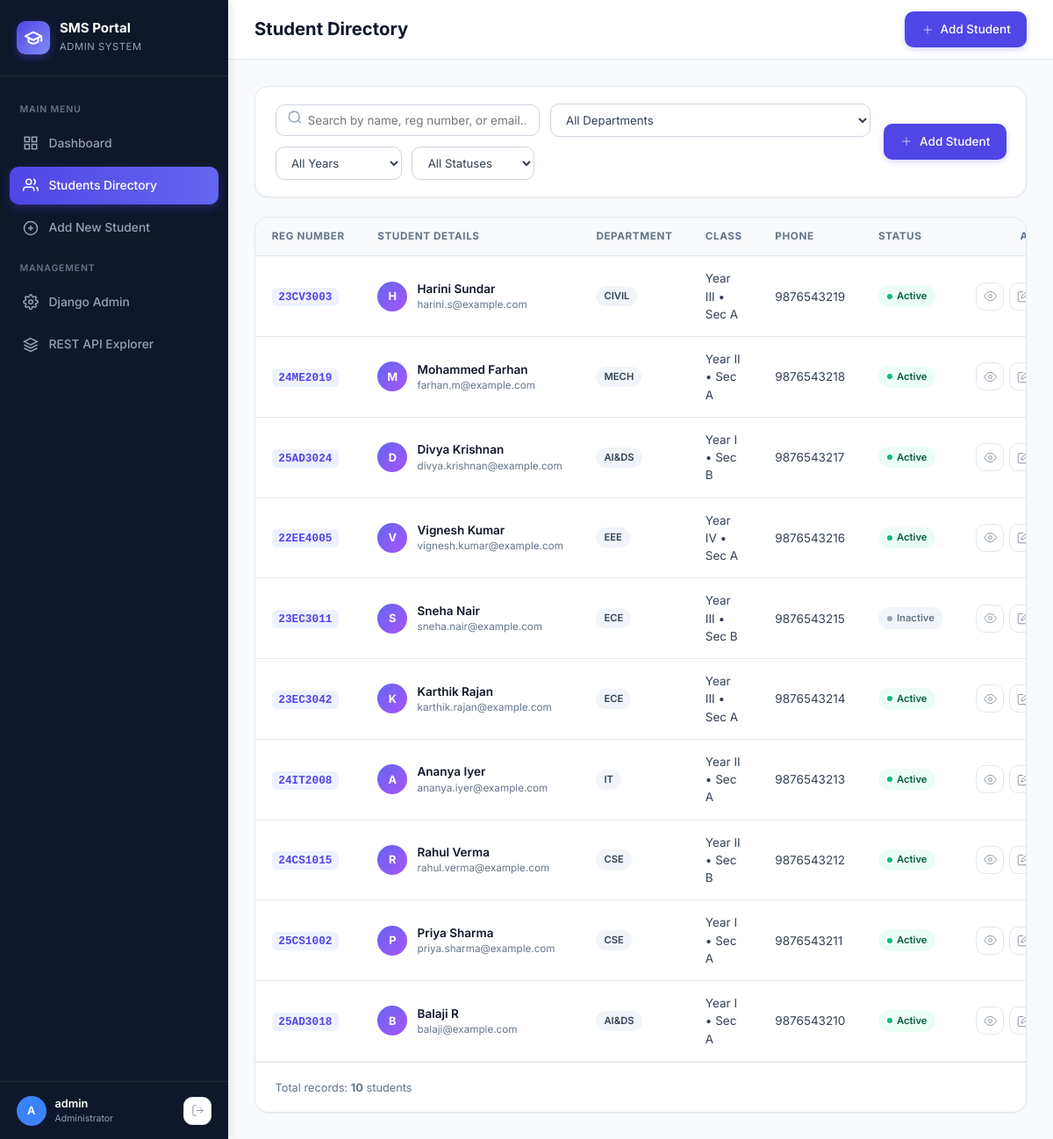
The app's page /students/ (signed in) with its own data.
### students/models.py (models this page shows, shortened)
class Student(models.Model):
    GENDER_CHOICES = [
        ('Male', 'Male'),
        ('Female', 'Female'),
        ('Other', 'Other'),
    ]
    DEPARTMENT_CHOICES = [
        ('AI&DS', 'Artificial Intelligence & Data Science'),
        ('CSE', 'Computer Science & Engineering'),
        ('IT', 'Information Technology'),
        ('ECE', 'Electronics & Communication Engineering'),
        ('EEE', 'Electrical & Electronics Engineering'),
        ('MECH', 'Mechanical Engineering'),
        ('CIVIL', 'Civil Engineering'),
    ]
    YEAR_CHOICES = [
        ('I', '1st Year (I)'),
        ('II', '2nd Year (II)'),
        ('III', '3rd Year (III)'),
        ('IV', '4th Year (IV)'),
    ]
    SECTION_CHOICES = [
        ('A', 'Section A'),
        ('B', 'Section B'),
        ('C', 'Section C'),
    ]
    STATUS_CHOICES = [
        ('Active', 'Active'),
        ('Inactive', 'Inactive'),
    ]
    register_number = models.CharField(
        max_length=20,
        unique=True,
        db_index=True,
        verbose_name="Register Number",
        help_text="Unique student registration/roll number (e.g., 25AD3018)"
    )
    name = models.CharField(
        max_length=100,
        verbose_name="Full Name"
    )
    email = models.EmailField(
        max_length=100,
        unique=True,
        verbose_name="Email Address"
    )
    phone = models.CharField(
        max_length=15,
        verbose_name="Phone Number",
        help_text="10-digit mobile number"
    )
    date_of_birth = models.DateField(
        verbose_name="Date of Birth"
    )
    gender = models.CharField(
        max_length=10,
        choices=GENDER_CHOICES,
        default='Male',
        verbose_name="Gender"
    )
    department = models.CharField(
        max_length=50,
        choices=DEPARTMENT_CHOICES,
        default='AI&DS',
        verbose_name="Department"
    )
    year = models.CharField(
        max_length=5,
        choices=YEAR_CHOICES,
        default='I',
        verbose_name="Year"
    )
    section = models.CharField(
        max_length=5,
        choices=SECTION_CHOICES,
        default='A',
        verbose_name="Section"
    )
    address = models.TextField(
        blank=True,
        null=True,
        verbose_name="Address"
    )
    admission_date = models.DateField(
        verbose_name="Admission Date",
        default=timezone.now
    )
    status = models.CharField(
        max_length=15,
        choices=STATUS_CHOICES,
        default='Active',
        verbose_name="Status"
    )
    created_at = models.DateTimeField(auto_now_add=True, verbose_name="Created At")
    updated_at = models.DateTimeField(auto_now=True, verbose_name="Updated At")
    class Meta:
        ordering = ['-created_at']
        verbose_name = 'Student'
        verbose_name_plural = 'Students'

### students/views.py (the view)
# urls.py: path('students/', views.student_list_view, name='student_list'),
@login_required
def student_list_view(request):
    queryset = Student.objects.all()
    search = request.GET.get('search', '').strip()
    if search:
        queryset = queryset.filter(
            Q(name__icontains=search) |
            Q(register_number__icontains=search) |
            Q(email__icontains=search)
        )
    department = request.GET.get('department', '').strip()
    if department:
        queryset = queryset.filter(department=department)
    year = request.GET.get('year', '').strip()
    if year:
        queryset = queryset.filter(year=year)
    status_filter = request.GET.get('status', '').strip()
    if status_filter:
        queryset = queryset.filter(status=status_filter)
    paginator = Paginator(queryset, 10)
    page_number = request.GET.get('page', 1)
    try:
        page_obj = paginator.get_page(page_number)
    except (PageNotAnInteger, EmptyPage):
        page_obj = paginator.get_page(1)
    context = {
        'students': page_obj,
        'page_obj': page_obj,
        'total_count': queryset.count(),
        'departments': Student.DEPARTMENT_CHOICES,
        'years': Student.YEAR_CHOICES,
        'statuses': Student.STATUS_CHOICES,
        'selected_search': search,
        'selected_department': department,
        'selected_year': year,
        'selected_status': status_filter,
    }
    return render(request, 'students.html', context)

### templates/students.html (shortened to what this page needs)
{% extends 'base.html' %}
{% block header_title %}Student Directory{% endblock %}
{% block content %}
<div class="filter-bar">
    <form id="filterForm" method="GET" action="{% url 'student_list' %}" class="filter-group">
        <div class="search-input-wrapper">
            <span class="search-icon">
            </span>
            <input
                type="text"
                name="search"
                value="{{ selected_search }}"
                placeholder="Search by name, reg number, or email..."
                class="search-input"
                autocomplete="off"
            >
        </div>
        <select name="department" class="select-filter">
            <option value="">All Departments</option>
        </select>
        <select name="year" class="select-filter">
            <option value="">All Years</option>
        </select>
        <select name="status" class="select-filter">
            <option value="">All Statuses</option>
        </select>
    </form>
    <div style="display: flex; gap: 0.5rem;">
        <a href="{% url 'student_add' %}" class="btn btn-primary">
            <svg viewBox="0 0 24 24" fill="none" stroke="currentColor"><line x1="12" y1="5" x2="12" y2="19"></line><line x1="5" y1="12" x2="19" y2="12"></line></svg>
            <span>Add Student</span>
        </a>
    </div>
</div>
<div class="card">
    <div class="table-responsive">
        <table class="data-table">
            <thead>
                <tr>
                    <th>Reg Number</th>
                    <th>Student Details</th>
                    <th>Department</th>
                    <th>Class</th>
                    <th>Phone</th>
                    <th>Status</th>
                    <th style="text-align: right;">Actions</th>
                </tr>
            </thead>
            <tbody>
                {% for student in students %}
                <tr>
                    <td>
                        <a href="{% url 'student_detail' student.pk %}" style="text-decoration: none;">
                            <span class="reg-badge">{{ student.register_number }}</span>
                        </a>
                    </td>
                    <td>
                        <div class="student-name-cell">
                            <div class="avatar-initials">{{ student.name|first }}</div>
                            <div class="student-details-compact">
                                <a href="{% url 'student_detail' student.pk %}" style="text-decoration: none;">
                                    <div class="name">{{ student.name }}</div>
                                </a>
                                <div class="email">{{ student.email }}</div>
                            </div>
                        </div>
                    </td>
                    <td>
                        <span class="dept-pill">{{ student.department }}</span>
                    </td>
                    <td>Year {{ student.year }} &bull; Sec {{ student.section }}</td>
                    <td>{{ student.phone }}</td>
                    <td>
                        <span class="status-pill {% if student.status == 'Active' %}active{% else %}inactive{% endif %}">
                            {{ student.status }}
                        </span>
                    </td>
                    <td style="text-align: right;">
                        <div class="action-buttons" style="justify-content: flex-end;">
                            <a href="{% url 'student_detail' student.pk %}" class="btn-icon view" title="View Full Profile">
                                <svg viewBox="0 0 24 24" fill="none" stroke="currentColor"><path d="M1 12s4-8 11-8 11 8 11 8-4 8-11 8-11-8-11-8z"></path><circle cx="12" cy="12" r="3"></circle></svg>
                            </a>
                            <a href="{% url 'student_edit' student.pk %}" class="btn-icon edit" title="Edit Student">
                                <svg viewBox="0 0 24 24" fill="none" stroke="currentColor"><path d="M11 4H4a2 2 0 0 0-2 2v14a2 2 0 0 0 2 2h14a2 2 0 0 0 2-2v-7"></path><path d="M18.5 2.5a2.121 2.121 0 0 1 3 3L12 15l-4 1 1-4 9.5-9.5z"></path></svg>
                            </a>
                        </div>
                    </td>
                </tr>
                {% endfor %}
            </tbody>
        </table>
    </div>
    {% if page_obj.has_other_pages %}
    <div class="pagination-wrapper">
        <div class="pagination-info">
            Showing <strong>{{ page_obj.start_index }}</strong> to <strong>{{ page_obj.end_index }}</strong> of <strong>{{ total_count }}</strong> students
        </div>
        <div class="pagination-controls">
            {% if page_obj.has_previous %}
            <a href="?page={{ page_obj.previous_page_number }}{% if selected_search %}&search={{ selected_search }}{% endif %}{% if selected_department %}&department={{ selected_department }}{% endif %}{% if selected_year %}&year={{ selected_year }}{% endif %}{% if selected_status %}&status={{ selected_status }}{% endif %}" class="page-btn">
                &larr; Previous
            </a>
            {% else %}
            <span class="page-btn disabled">&larr; Previous</span>
            {% endif %}
            {% for p in page_obj.paginator.page_range %}
                {% if page_obj.number == p %}
                <span class="page-btn active">{{ p }}</span>
                {% elif p >= page_obj.number|add:'-2' and p <= page_obj.number|add:'2' %}
                <a href="?page={{ p }}{% if selected_search %}&search={{ selected_search }}{% endif %}{% if selected_department %}&department={{ selected_department }}{% endif %}{% if selected_year %}&year={{ selected_year }}{% endif %}{% if selected_status %}&status={{ selected_status }}{% endif %}" class="page-btn">{{ p }}</a>
                {% endif %}
            {% endfor %}
            {% if page_obj.has_next %}
            <a href="?page={{ page_obj.next_page_number }}{% if selected_search %}&search={{ selected_search }}{% endif %}{% if selected_department %}&department={{ selected_department }}{% endif %}{% if selected_year %}&year={{ selected_year }}{% endif %}{% if selected_status %}&status={{ selected_status }}{% endif %}" class="page-btn">
                Next &rarr;
            </a>
            {% else %}
            <span class="page-btn disabled">Next &rarr;</span>
            {% endif %}
        </div>
    </div>
    {% else %}
    <div class="pagination-wrapper">
        <div class="pagination-info">
            Total records: <strong>{{ total_count }}</strong> students
        </div>
    </div>
    {% endif %}
</div>
{% endblock %}

### templates/base.html (shortened to what this page needs)
<!DOCTYPE html>
<html lang="en">
<head>
    {% load static %}
    <link rel="stylesheet" href="{% static 'css/style.css' %}">
</head>
<body>
    <div class="app-container">
        <aside class="sidebar">
            <div class="sidebar-header">
                <div class="sidebar-logo">
                    <svg width="22" height="22" viewBox="0 0 24 24" fill="none" stroke="currentColor" stroke-width="2.2" stroke-linecap="round" stroke-linejoin="round">
                        <path d="M22 10v6M2 10l10-5 10 5-10 5z"></path>
                        <path d="M6 12v5c3 3 9 3 12 0v-5"></path>
                    </svg>
                </div>
                <div class="sidebar-title">
                    <h2>SMS Portal</h2>
                    <span>Admin System</span>
                </div>
            </div>
            <nav class="sidebar-nav">
                <span class="nav-section-label">Main Menu</span>
                <a href="{% url 'dashboard' %}" class="nav-link {% if request.resolver_match.url_name == 'dashboard' %}active{% endif %}">
                    <svg viewBox="0 0 24 24" fill="none" stroke="currentColor"><rect x="3" y="3" width="7" height="7"></rect><rect x="14" y="3" width="7" height="7"></rect><rect x="14" y="14" width="7" height="7"></rect><rect x="3" y="14" width="7" height="7"></rect></svg>
                    <span>Dashboard</span>
                </a>
                <a href="{% url 'student_list' %}" class="nav-link {% if request.resolver_match.url_name == 'student_list' %}active{% endif %}">
                    <svg viewBox="0 0 24 24" fill="none" stroke="currentColor"><path d="M17 21v-2a4 4 0 0 0-4-4H5a4 4 0 0 0-4 4v2"></path><circle cx="9" cy="7" r="4"></circle><path d="M23 21v-2a4 4 0 0 0-3-3.87"></path><path d="M16 3.13a4 4 0 0 1 0 7.75"></path></svg>
                    <span>Students Directory</span>
                </a>
                <a href="{% url 'student_add' %}" class="nav-link {% if request.resolver_match.url_name == 'student_add' %}active{% endif %}">
                    <svg viewBox="0 0 24 24" fill="none" stroke="currentColor"><circle cx="12" cy="12" r="10"></circle><line x1="12" y1="8" x2="12" y2="16"></line><line x1="8" y1="12" x2="16" y2="12"></line></svg>
                    <span>Add New Student</span>
                </a>
                <span class="nav-section-label">Management</span>
                <a href="/admin/" target="_blank" class="nav-link">
                    <span>Django Admin</span>
                </a>
                <a href="/api/students/" target="_blank" class="nav-link">
                    <svg viewBox="0 0 24 24" fill="none" stroke="currentColor"><polygon points="12 2 2 7 12 12 22 7 12 2"></polygon><polyline points="2 17 12 22 22 17"></polyline><polyline points="2 12 12 17 22 12"></polyline></svg>
                    <span>REST API Explorer</span>
                </a>
            </nav>
            <div class="sidebar-footer">
                <div class="user-info">
                    <div class="user-avatar">
                        {{ request.user.username|first|upper }}
                    </div>
                    <div>
                        <div class="user-name">{{ request.user.username }}</div>
                        <div class="user-role">Administrator</div>
                    </div>
                </div>
                <a href="{% url 'logout' %}" class="btn-icon" title="Log out">
                    <svg viewBox="0 0 24 24" fill="none" stroke="currentColor"><path d="M9 21H5a2 2 0 0 1-2-2V5a2 2 0 0 1 2-2h4"></path><polyline points="16 17 21 12 16 7"></polyline><line x1="21" y1="12" x2="9" y2="12"></line></svg>
                </a>
            </div>
        </aside>
        <div class="main-content">
            <header class="top-navbar">
                <div class="page-header-title">
                    <h1>{% block header_title %}Student Management System{% endblock %}</h1>
                </div>
                <div class="navbar-actions">
                    <a href="{% url 'student_add' %}" class="btn btn-primary">
                        <svg viewBox="0 0 24 24" fill="none" stroke="currentColor"><line x1="12" y1="5" x2="12" y2="19"></line><line x1="5" y1="12" x2="19" y2="12"></line></svg>
                        <span>Add Student</span>
                    </a>
                </div>
            </header>
            <main class="page-body">
                {% block content %}{% endblock %}
            </main>
        </div>
    </div>
</body>
</html>

### records on screen
Student: register_number "23CV3003", name|first "H", name "Harini Sundar", email "harini.s@example.com", department "CIVIL", year "III", section "A", phone "9876543219", status "Active"
Student: register_number "24ME2019", name|first "M", name "Mohammed Farhan", email "farhan.m@example.com", department "MECH", year "II", section "A", phone "9876543218", status "Active"
Student: register_number "25AD3024", name|first "D", name "Divya Krishnan", email "divya.krishnan@example.com", department "AI&DS", year "I", section "B", phone "9876543217", status "Active"
Student: register_number "22EE4005", name|first "V", name "Vignesh Kumar", email "vignesh.kumar@example.com", department "EEE", year "IV", section "A", phone "9876543216", status "Active"
Student: register_number "23EC3011", name|first "S", name "Sneha Nair", email "sneha.nair@example.com", department "ECE", year "III", section "B", phone "9876543215", status "Inactive"
Student: register_number "23EC3042", name|first "K", name "Karthik Rajan", email "karthik.rajan@example.com", department "ECE", year "III", section "A", phone "9876543214", status "Active"
Student: register_number "24IT2008", name|first "A", name "Ananya Iyer", email "ananya.iyer@example.com", department "IT", year "II", section "A", phone "9876543213", status "Active"
Student: register_number "24CS1015", name|first "R", name "Rahul Verma", email "rahul.verma@example.com", department "CSE", year "II", section "B", phone "9876543212", status "Active"
Student: register_number "25CS1002", name|first "P", name "Priya Sharma", email "priya.sharma@example.com", department "CSE", year "I", section "A", phone "9876543211", status "Active"
Student: register_number "25AD3018", name|first "B", name "Balaji R", email "balaji@example.com", department "AI&DS", year "I", section "A", phone "9876543210", status "Active"

### other values on screen
{{ request.user.username|first|upper }} "A"
{{ request.user.username }} "admin"
{{ total_count }} "10"
